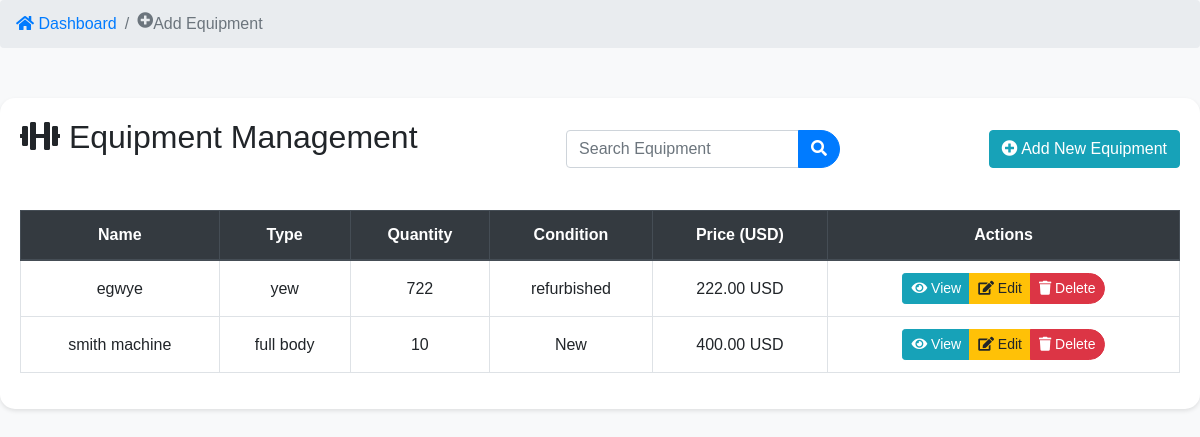
/add_equipment.php (signed in), run on the app's committed database.
### tables this page shows
CREATE TABLE `equipment` (
  `id` int(11) NOT NULL,
  `name` varchar(255) NOT NULL,
  `type` varchar(255) NOT NULL,
  `quantity` int(11) NOT NULL,
  `purchase_date` date DEFAULT NULL,
  `condition` varchar(100) DEFAULT 'Good',
  `last_maintenance_date` date DEFAULT NULL,
  `purchase_price` decimal(10,2) DEFAULT NULL,
  `warranty_expiration_date` date DEFAULT NULL,
  `vendor` varchar(255) DEFAULT NULL,
  `status` enum('Active','Inactive','Under Maintenance') DEFAULT 'Active',
  `location` varchar(255) DEFAULT NULL,
  `depreciation_value` decimal(10,2) DEFAULT NULL,
  `serial_number` varchar(100) DEFAULT NULL,
  `notes` text
);

### add_equipment.php (the view, shortened to what this page needs)
<?php
include 'config.php';
if ($_SERVER['REQUEST_METHOD'] == 'POST') {
    if (!isset($_POST['csrf_token']) || $_POST['csrf_token'] !== $_SESSION['csrf_token']) {
        $error_message = 'Invalid CSRF token.';
    } else {
        $_SESSION['csrf_token'] = bin2hex(random_bytes(32));
        if (isset($_POST['search_query'])) {
            $search_query = trim($_POST['search_query']);
            $search_query = "%{$search_query}%";
            $equipment_result = $conn->prepare("SELECT * FROM equipment WHERE name LIKE ? OR type LIKE ? ORDER BY name");
            $equipment_result->bind_param('ss', $search_query, $search_query);
            $equipment_result->execute();
            $equipment_result = $equipment_result->get_result();
        } else {
            $name = trim($_POST['name']);
            $type = trim($_POST['type']);
            $quantity = (int)$_POST['quantity'];
            $purchase_date = $_POST['purchase_date'] ?: null;
            $condition = trim($_POST['condition']) ?: 'Good';
            $last_maintenance_date = $_POST['last_maintenance_date'] ?: null;
            $purchase_price = !empty($_POST['purchase_price']) ? (float)$_POST['purchase_price'] : null;
            $warranty_expiration_date = $_POST['warranty_expiration_date'] ?: null;
            $vendor = trim($_POST['vendor']) ?: null;
            $status = $_POST['status'] ?: 'Active';
            $location = trim($_POST['location']) ?: null;
            $depreciation_value = !empty($_POST['depreciation_value']) ? (float)$_POST['depreciation_value'] : null;
            $serial_number = trim($_POST['serial_number']) ?: null;
            $notes = trim($_POST['notes']) ?: null;
            if (empty($name) || empty($type) || $quantity <= 0) {
                $error_message = 'Please fill out all required fields and ensure quantity is a positive number.';
            } else {
                $stmt = $conn->prepare("INSERT INTO equipment (name, type, quantity, purchase_date, `condition`, last_maintenance_date, purchase_price, warranty_expiration_date, vendor, `status`, location, depreciation_value, serial_number, notes) VALUES (?, ?, ?, ?, ?, ?, ?, ?, ?, ?, ?, ?, ?, ?)");
                if ($stmt) {
                    $stmt->bind_param('ssisssdsssdsds', $name, $type, $quantity, $purchase_date, $condition, $last_maintenance_date, $purchase_price, $warranty_expiration_date, $vendor, $status, $location, $depreciation_value, $serial_number, $notes);
                    if ($stmt->execute()) {
                        $success_message = "Equipment added successfully!";
                    } else {
                        $error_message = "Failed to add equipment.";
                    }
                    $stmt->close();
                } else {
                    $error_message = "Failed to prepare the statement.";
                }
            }
        }
    }
} else {
    $equipment_result = $conn->query("SELECT * FROM equipment ORDER BY name");
}
?>
<!DOCTYPE html>
<html lang="en">
<head>
    <link rel="stylesheet" href="https://maxcdn.bootstrapcdn.com/bootstrap/4.5.2/css/bootstrap.min.css">
    <link rel="stylesheet" href="https://cdnjs.cloudflare.com/ajax/libs/font-awesome/5.15.4/css/all.min.css">
</head>
<body>
<nav aria-label="breadcrumb" style="text-align: center;">
  <ol class="breadcrumb">
    <li class="breadcrumb-item">
      <a href="admin_dashboard.php">
        <i class="fas fa-home"></i> Dashboard
      </a>
    </li>
    <li class="breadcrumb-item active" aria-current="page">
      <i class="fas fa-plus-circle"></i> Add Equipment
    </li>
  </ol>
</nav>
<div class="main-container">
    <div class="d-flex justify-content-between align-items-center mb-4">
        <h2 class="text-center mb-4"><i class="fas fa-dumbbell"></i> Equipment Management</h2>
        <form class="form-inline search-bar" action="add_equipment.php" method="post">
            <div class="input-group">
                <input type="text" class="form-control" name="search_query" placeholder="Search Equipment" value="<?php echo htmlspecialchars($search_query ?? ''); ?>">
                <div class="input-group-append">
                    <button class="btn btn-primary" type="submit"><i class="fas fa-search"></i></button>
                </div>
            </div>
        </form>
        <button class="btn btn-info" data-toggle="modal" data-target="#addEquipmentModal"><i class="fas fa-plus-circle"></i> Add New Equipment</button>
    </div>
    <div class="table-container">
        <table class="table table-hover table-bordered">
            <thead class="thead-dark">
                <tr>
                    <th>Name</th>
                    <th>Type</th>
                    <th>Quantity</th>
                    <th>Condition</th>
                    <th>Price (USD)</th>
                    <th>Actions</th>
                </tr>
            </thead>
            <tbody>
                <?php if ($equipment_result && $equipment_result->num_rows > 0): ?>
                    <?php while ($equipment = $equipment_result->fetch_assoc()): ?>
                        <tr>
                            <td><?php echo htmlspecialchars($equipment['name'] ?? ''); ?></td>
                            <td><?php echo htmlspecialchars($equipment['type'] ?? ''); ?></td>
                            <td><?php echo htmlspecialchars($equipment['quantity'] ?? ''); ?></td>
                            <td><?php echo htmlspecialchars($equipment['condition'] ?? ''); ?></td>
                            <td><?php echo htmlspecialchars($equipment['purchase_price'] !== null && $equipment['purchase_price'] !== '' ? number_format($equipment['purchase_price'], 2) . ' USD' : 'Not Specified'); ?></td>
                            <td>
                                <div class="btn-group">
                                    <button class="btn btn-info btn-sm" data-toggle="modal" data-target="#viewEquipmentModal<?php echo $equipment['id']; ?>"><i class="fas fa-eye"></i> View</button>
                                    <button class="btn btn-warning btn-sm" data-toggle="modal" data-target="#editEquipmentModal<?php echo $equipment['id']; ?>"><i class="fas fa-edit"></i> Edit</button>
                                    <button class="btn btn-danger btn-sm" data-toggle="modal" data-target="#deleteEquipmentModal<?php echo $equipment['id']; ?>"><i class="fas fa-trash"></i> Delete</button>
                                </div>
                            </td>
                        </tr>
                    <?php endwhile; ?>
                <?php else: ?>
                    <tr><td colspan="6">No equipment found.</td></tr>
                <?php endif; ?>
            </tbody>
        </table>
    </div>
</div>
</body>
</html>

### add_equipment.php (style rules this page uses)
body { font-family: Arial, sans-serif; background-color: #f8f9fa; }
.main-container { max-width: 1200px; margin: 50px auto; padding: 20px; background-color: #ffffff; border-radius: 15px; box-shadow: 0 2px 4px rgba(0,0,0,0.1); }
.btn-primary, .btn-success, .btn-warning, .btn-danger { border-radius: 20px; }
.table-container { margin-top: 30px; }
.table th, .table td { vertical-align: middle; text-align: center; }

### data on the page
equipment: name "egwye", type "yew", quantity "722", condition "refurbished", purchase_price "222.00 USD"
equipment: name "smith machine", type "full body", quantity "10", condition "New", purchase_price "400.00 USD"
